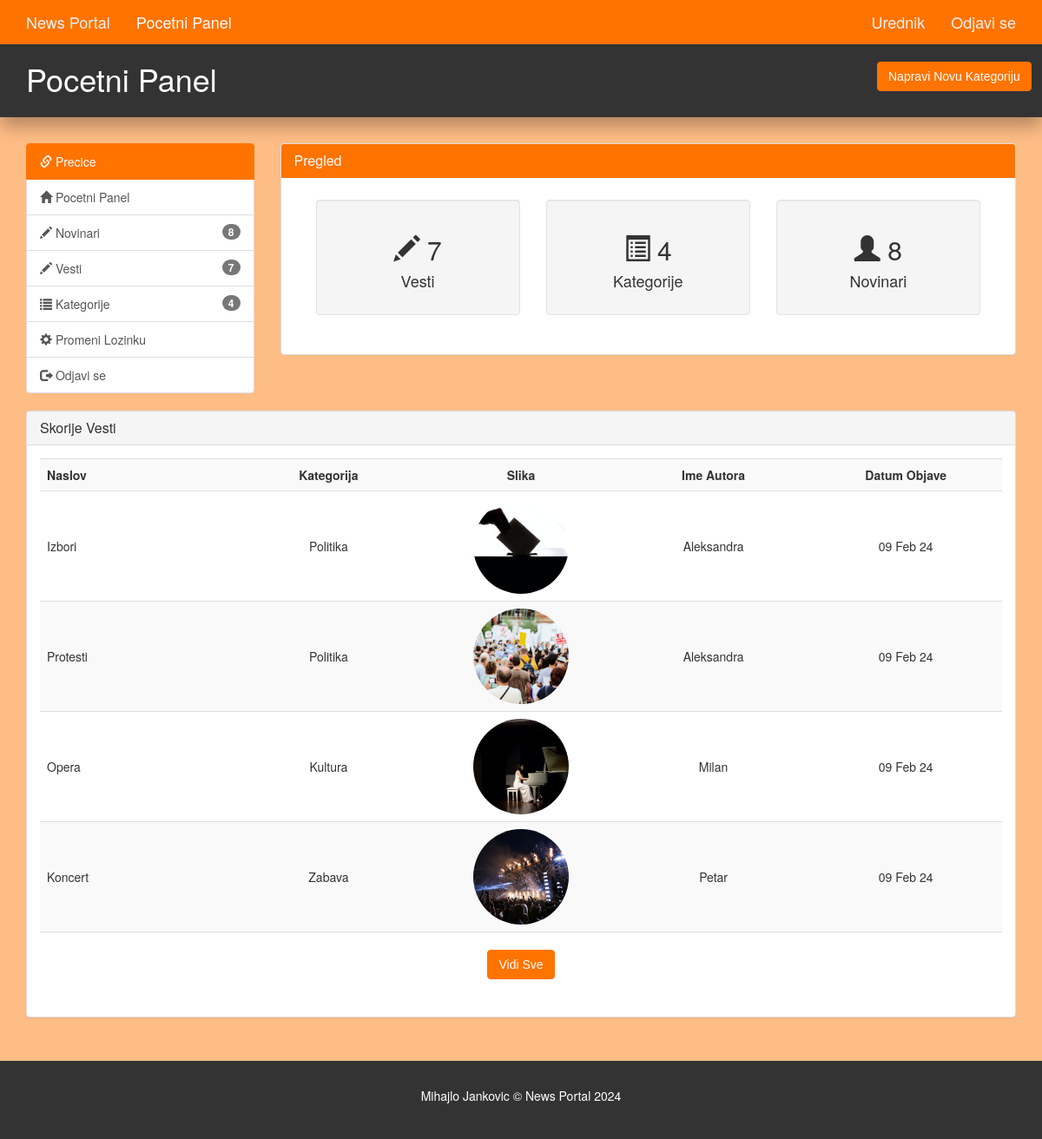
The page /admin/index.php (signed in) on the database its author committed.
### tables this page shows
CREATE TABLE `article` (
  `article_id` int NOT NULL,
  `category_id` int NOT NULL,
  `author_id` int NOT NULL,
  `article_title` varchar(250) NOT NULL,
  `article_image` varchar(200) NOT NULL,
  `article_description` text NOT NULL,
  `article_date` date NOT NULL,
  `article_trend` tinyint NOT NULL,
  `article_active` tinyint NOT NULL,
  `likes` int DEFAULT '0',
  `article_hashtags` varchar(255) NOT NULL DEFAULT '',
  `dislikes` int DEFAULT '0'
);

CREATE TABLE `category` (
  `category_id` int NOT NULL,
  `category_name` varchar(45) NOT NULL,
  `category_color` varchar(35) NOT NULL,
  `category_image` varchar(250) NOT NULL,
  `category_description` varchar(350) NOT NULL
);

CREATE TABLE `author` (
  `author_id` int NOT NULL,
  `author_name` varchar(35) NOT NULL,
  `author_password` varchar(100) NOT NULL,
  `author_email` varchar(45) NOT NULL,
  `category_id` int DEFAULT NULL
);

### admin/index.php (the view, shortened to what this page needs)
<?php
  require('./includes/nav.inc.php');
?>
<section id="main">
  <div class="container">
    <div class="row">
      <?php
        require('./includes/quick-links-editor.inc.php');
      ?>
      <div class="col-md-9">
        <div class="panel panel-default">
          <div class="panel-heading main-color-bg">
            <h3 class="panel-title">Pregled</h3>
          </div>
          <div class="panel-body" style="padding: 2.5rem;">
            <div class="col-md-4">
              <div class="well dash-box">
                <h2>
                  <span class="glyphicon glyphicon-pencil"></span>
                  <?php echo $no_of_articles;?>
                </h2>
                <h4>Vesti</h4>
              </div>
            </div>
            <div class="col-md-4">
              <div class="well dash-box">
                <h2>
                  <span class="glyphicon glyphicon-list-alt" aria-hidden="true"></span>
                  <?php echo $no_of_categories;?>
                </h2>
                <h4>Kategorije</h4>
              </div>
            </div>
            <div class="col-md-4">
              <div class="well dash-box">
                <h2>
                  <span class="glyphicon glyphicon-user"></span>
                  <?php echo $no_of_authors;?>
                </h2>
                <h4>Novinari</h4>
              </div>
            </div>
          </div>
        </div>
      </div>
    </div>
    <div class="row">
      <?php
        $sql = "SELECT article.article_title,
                article.article_date,
                article.article_image,
                category.category_name,
                author.author_name
                FROM article, category, author
                WHERE article.category_id = category.category_id
                AND article.author_id  = author.author_id
                ORDER BY article_date DESC
                LIMIT 4";
        $result = mysqli_query($con,$sql);
        $row = mysqli_num_rows($result);
      ?>
      <div class="col-md-12">
        <div class="panel panel-default">
          <div class="panel-heading">
            <h4 class="panel-title">Skorije Vesti</h4>
          </div>
          <div class="panel-body">
            <table class="table table-striped article-list table-hover">
              <tr>
                <th>Naslov</th>
                <th>Kategorija</th>
                <th>Slika</th>
                <th>Ime Autora</th>
                <th>Datum Objave</th>
              </tr>
              <?php
                if($row > 0) {
                  while($data = mysqli_fetch_assoc($result)) {
                    $category_name = $data['category_name'];
                    $author_name = $data['author_name'];
                    $article_title = $data['article_title'];
                    $article_image = $data['article_image'];
                    $article_date = $data['article_date'];
                    $article_date = date("d M y",strtotime($article_date));
                    echo '
                      <tr>
                        <td>
                          '.$article_title.'
                        </td>
                        <td>
                          '.$category_name.'
                        </td>
                        <td>
                          <img src="../assets/images/articles/'.$article_image.'" />
                        </td>
                        <td>
                          '.$author_name.'
                        </td>
                        <td>
                          '.$article_date.'
                        </td>
                      </tr>
                    ';
                  }
                  echo '
                    <tr>
                      <td colspan="5" align="center" style="padding-top: 2rem;">
                        <a href="./articles.php" class="btn btn-danger ">Vidi Sve</a>
                      </td>
                    </tr>
                  ';
                }
              ?>
            </table>
          </div>
        </div>
      </div>
    </div>
  </div>
</section>
<?php
  require('./includes/footer.inc.php')
?>

### assets/css/partials/4-component.css (style rules this page uses)
.container { width: 100%; padding-right: 15px; padding-left: 15px; margin-right: auto; margin-left: auto; }
.btn { display: inline-block; border: none; background: var(--dark-color); color: #fff; text-decoration: none; font-family: var(--ff-nunito); padding: 0.5rem 0.75rem; border-radius: var(--border-radius); transition: all 200ms ease-in-out; }

### assets/css/admin/style.css (style rules this page uses)
body { background: #ffbd86; }
.btn-danger { color: #fff; background-color: #ff7300; border-color: #ff7300; }
.main-color-bg { background-color: #ff7300 !important; border-color: #ff7300 !important; color: #ffffff !important; }
.dash-box { text-align: center; }
.article-list td img { border-radius: 50%; object-fit: cover; height: 11rem; text-align: left; width: 11rem; }
.article-list td:not(:first-child), .article-list th:not(:first-child) { text-align: center; }
.article-list th, .article-list td { min-width: 190px; vertical-align: middle !important; }
#main { min-height: 70.5vh; }

### assets/css/partials/1-variables.css (style rules this page uses)
:root { --primary-color: #ff7300; --secondary-color: #f99500; --light-color: #f1f1f1; --dark-color: #50514f; --black-color: #333333; --tag-trend-color: #fa163f; --tag-yellow-color: #ffbe0b; --tag-purple-color: #8338ec; --tag-blue-color: #3a86ff; --tag-green-color: #00ff73; --tag-orange-color: #bb5700; --tag-pink-color: #ff0a54; --tag-brown-color: #663f3f; --tag-red-color: #ff0000; --tag-black-color: #000000; --tag-dark-color: #000083; --tag-mint-color: #00e8d1; --hover-color: #ee4444; --active-color: #b90615; --ts-vs: 0.56rem; --ts-sml: 0.8rem; --ts-md: 1.1rem; --ts-lg: 1.25rem; --hs-vs: 1.3rem; --hs-sml: 2rem; --hs-md: 2.5rem; --hs-lg: 3rem; --ff-monts: "Montserrat", sans-serif; --ff-nunito: "Nunito Sans", sans-serif; --ff-noto: "Noto Serif", serif; --ff-robo: "Roboto", sans-serif; --border-radius: 5px; }

### rows shown on the page
article: article_title "Izbori", category.category_name "Politika", article_image (picture), author.author_name "Aleksandra", article_date "09 Feb 24"
article: article_title "Protesti", category.category_name "Politika", article_image (picture), author.author_name "Aleksandra", article_date "09 Feb 24"
article: article_title "Opera", category.category_name "Kultura", article_image (picture), author.author_name "Milan", article_date "09 Feb 24"
article: article_title "Koncert", category.category_name "Zabava", article_image (picture), author.author_name "Petar", article_date "09 Feb 24"

### other values the page prints
$admin_name "Urednik"
$page_title "Pocetni Panel"
$no_of_authors "8"
$no_of_articles "7"
$no_of_categories "4"
